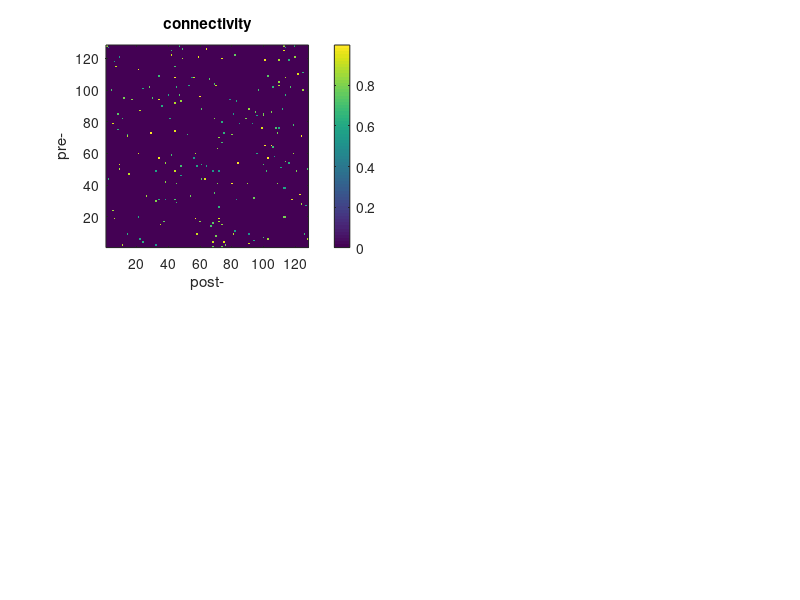

This figure's MATLAB source: (Note: this script raises an error after producing the figure.)
% simulation.m
% simulation of networks
% Written by Harang Ju. January 29, 2018.

%% Parameters
N = 128; % number of nodes
frac_conn = 1e-2; % fraction connectivity
step_size = 1; % time, unitless
t_final = 1e3;
activity = 1e-3;
fire_threshold = 1;

%% Initialize
X = zeros(N,1); % system state, [N X 1]
A = rand(N) < frac_conn; % system connectivity, [pre X post]
A = A & ~diag(ones(N,1)); % prevent recursive connectivity
A = A .* (rand(N) * 0.5 + 0.5);
B = ones(N,1); % system input connectivity, [N X 1]
u = zeros(N,1); % system input, [N X 1]

%% Simulation
X_t = zeros(N,t_final/step_size);
u_t = zeros(size(X_t));
for t = 1 : t_final/step_size
    u = rand(N,1) < activity;
    u_t(:,t) = u;
    X = A' * X + B .* u;
    X_t(:,t) = X;
end

clear t

%% Plot
clf

subplot(2,2,1);
imagesc(A); title('connectivity')
set(gca,'YDir','normal')
xlabel('post-'); ylabel('pre-')
colorbar; axis square; prettify

x = (1:t_final/step_size) * step_size;
subplot(2,2,2); hold on
for i = 1 : N
    on = u_t(i,:) > 0;
    if max(on) == 0
        plot(0); continue
    end
    plot(x(on), i*on(on), '.', 'MarkerSize', 5)
end
title('inputs')
axis([0 t_final 0 N+0.5]); axis square
xlabel('trial'); ylabel('neuron');
hold off; prettify

subplot(2,2,3)
if N <= 50
    plot_network(A)
else%if false
    sizes = avalanche_size(A, B);
    [n_sizes, edges] = histcounts(sizes);
    bar(edges(2:end), n_sizes)
    xlabel('avalanche size'); ylabel('number of avalanches')
    axis square; prettify
end

subplot(2,2,4); hold on
for i = 1 : N
    on = X_t(i,:) >= fire_threshold;
    if max(on) == 0
        plot(0); continue
    end
    on_u = u_t(i,:) > 0;
    plot(x(on), i*on(on), '.', 'MarkerSize', 5)
end
title('activity raster')
axis([0 t_final 0 N+0.5]); axis square
xlabel('trial'); ylabel('neuron');
hold off; prettify

clear x i on
